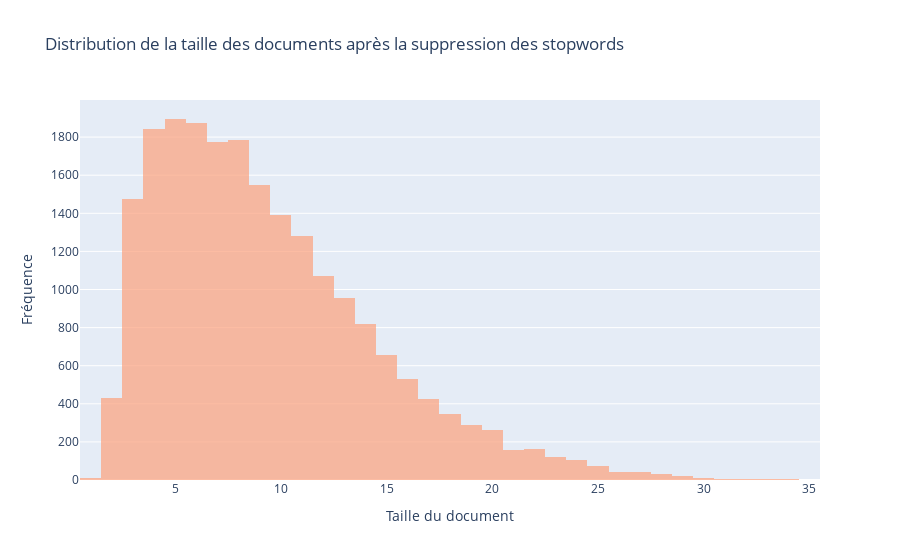

Notebook source saved alongside this figure:
### Markdown cell above
### Distribution de la taille des documents après suppression des stopwords et de la ponctuation

### Code cell
trace1 = go.Histogram(
    x = df_explo['Length'],
    opacity=0.7,
    marker=dict(color='#FCA17D'),
)

data = [trace1]
layout = go.Layout(barmode='overlay',
                   title='Distribution de la taille des documents après la suppression des stopwords',
                   xaxis=dict(title='Taille du document'),
                   yaxis=dict( title='Fréquence'),
                  )
fig = go.Figure(data=data, layout=layout)
iplot(fig)

### Figure 1 — Plotly figure (JSON) as saved in the notebook; plotly's stock layout.template omitted (floating-point values rounded to 4 significant figures; data arrays with more than 128 entries replaced by an {"elided": "..."} marker saying what was removed)
{"data": [{"marker": {"color": "#FCA17D"}, "opacity": 0.7, "type": "histogram", "x": {"elided": "21459 int values"}}], "layout": {"barmode": "overlay", "title": {"text": "Distribution de la taille des documents après la suppression des stopwords"}, "xaxis": {"title": {"text": "Taille du document"}}, "yaxis": {"title": {"text": "Fréquence"}}}}
